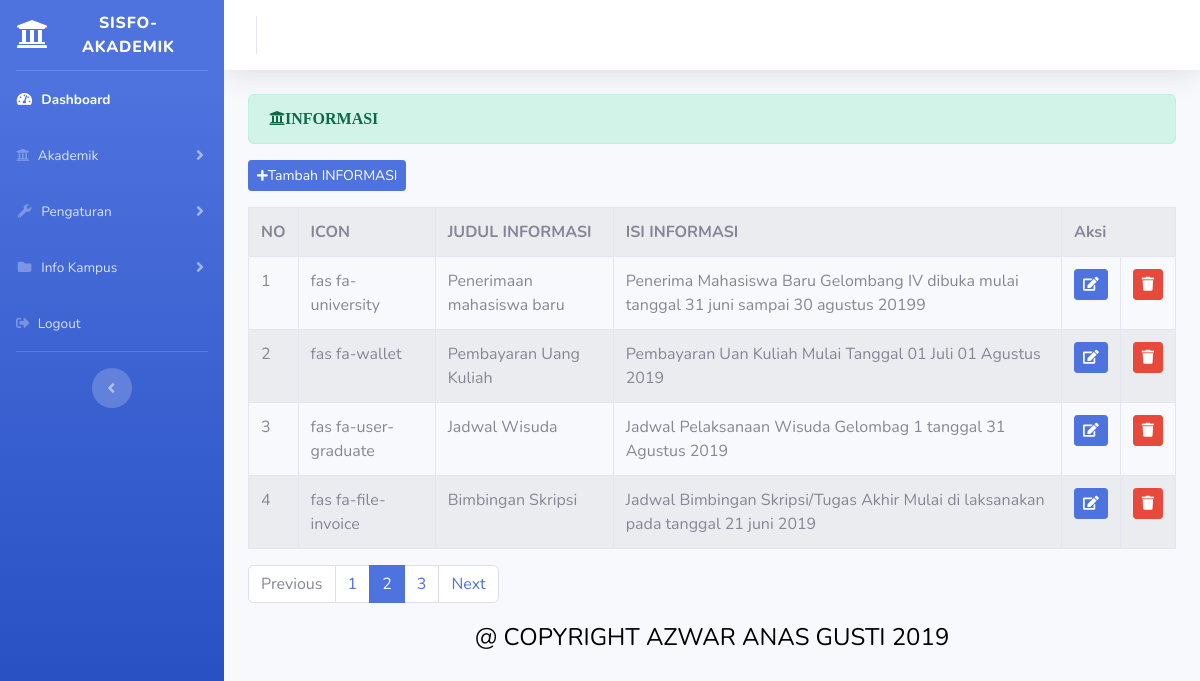
/index.php/administrator/informasi, run on the app's committed database.
### tables this page shows
CREATE TABLE `informasi` (
  `id_informasi` int(11) NOT NULL,
  `icon` varchar(50) NOT NULL,
  `judul_informasi` varchar(50) NOT NULL,
  `isi_informasi` varchar(250) NOT NULL
);

### application/controllers/administrator/informasi.php (called while the page is built, shortened)
<?php
class Informasi extends CI_Controller{
	public function index()
{
      $data['informasi']  = $this->informasi_model->tampil_data('informasi')->result();
		$this->load->view('templates_administrator/header');
		$this->load->view('templates_administrator/sidebar');
		$this->load->view('administrator/informasi',$data);
		$this->load->view('templates_administrator/footer');
}
	}

### index.php (called while the page is built, shortened)
<?php
require_once BASEPATH.'core/CodeIgniter.php';

### application/models/informasi_model.php (called while the page is built, shortened)
<?php
class Informasi_model extends CI_Model
{
	public function tampil_data($table)
	{
        return $this->db->get($table);
	}
		}

### application/views/administrator/informasi.php (the view, shortened to what this page needs)
<div class="container-fluid">
	 <div class="alert alert-success" role="alert">
   <i class="fas fa-university">INFORMASI </i>
       </div>
        <?php echo anchor('administrator/informasi/tambah_informasi','<button class="btn btn-sm btn-primary mb-3"><i class=" fas fa-plus fa-sm"></i>Tambah INFORMASI </button>') ?>
	 <table class="table table-bordered table-striped table-hover">
     <tr>
     	<th>NO</th>
     	<th>ICON</th>
        <th>JUDUL INFORMASI</th>
         <th>ISI INFORMASI</th>
        <th colspan="2">Aksi</th>
    </tr>
      <?php
    $no = 1;
    foreach ($informasi as $info) : ?>
    	<tr>
    		<td width="20px"><?php echo $no++ ?></td>
    		<td><?php echo $info->icon ?></td>
    		<td><?php echo $info->judul_informasi ?></td>
    		<td><?php echo $info->isi_informasi ?></td>
    		<td width="20px"><?php echo anchor('administrator/informasi/update/'. $info->id_informasi,'<div class="btn btn-sm btn-primary"><i class="fa fa-edit"></i></div>') ?></td>
    	    <td width="20px"><?php echo anchor('administrator/informasi/delete/'. $info->id_informasi,'<div class="btn btn-sm btn-danger"><i class="fa fa-trash"></i></div>') ?></td>
    	</tr>
    	 <?php endforeach; ?>
</table>
<nav aria-label="...">
  <ul class="pagination">
    <li class="page-item disabled">
      <a class="page-link" href="#" tabindex="-1" aria-disabled="true">Previous</a>
    </li>
    <li class="page-item"><a class="page-link" href="#">1</a></li>
    <li class="page-item active" aria-current="page">
      <a class="page-link" href="#">2 <span class="sr-only">(current)</span></a>
    </li>
    <li class="page-item"><a class="page-link" href="#">3</a></li>
    <li class="page-item">
      <a class="page-link" href="#">Next</a>
    </li>
  </ul>
</nav>
</div>

### data on the page
informasi: icon "fas fa-university", judul_informasi "Penerimaan mahasiswa baru", isi_informasi "Penerima Mahasiswa Baru Gelombang IV dibuka mulai tanggal 31 juni sampai 30 agustus 20199"
informasi: icon "fas fa-wallet", judul_informasi "Pembayaran Uang Kuliah", isi_informasi "Pembayaran Uan Kuliah Mulai Tanggal 01 Juli 01 Agustus 2019"
informasi: icon "fas fa-user-graduate", judul_informasi "Jadwal Wisuda", isi_informasi "Jadwal Pelaksanaan Wisuda Gelombag 1 tanggal 31 Agustus 2019"
informasi: icon "fas fa-file-invoice", judul_informasi "Bimbingan Skripsi", isi_informasi "Jadwal Bimbingan Skripsi/Tugas Akhir Mulai di laksanakan pada tanggal 21 juni 2019"
